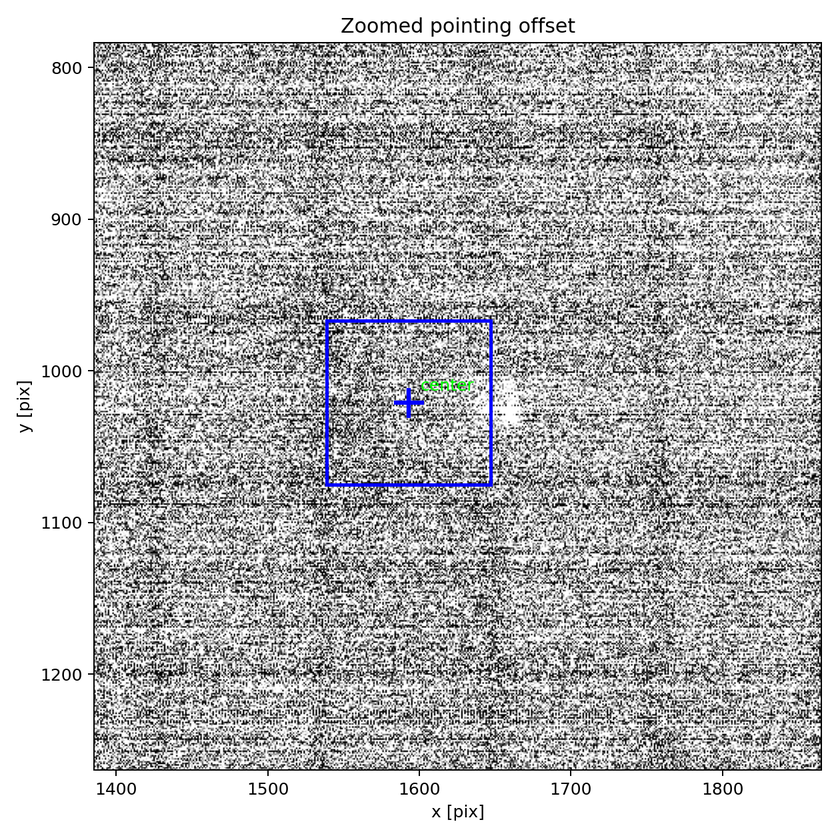
#> input picture UtahPhotos (Git)/Calibrations/06-09-21_38_10calibration_square.png, 840 x 840 px, shrunk from 1260 x 1260 before the run, found by its file name; its folder holds only this picture in this run
$ python stretch.py
#> lines starting #> are read from the running program, lines starting #| are printed output that depends on the picture
"""
import numpy as np
import matplotlib.pyplot as plt
from PIL import Image
from skimage import exposure


img = np.array(Image.open("05-25-21_30_43calibration_square.png").convert('L'))

img_step1 = (img - img.min()) / (img.max() - img.min())
img_step1 = (img_step1 * 255).astype(np.uint8)

p_low, p_high = np.percentile(img, (30, 60))
img_step2 = np.clip((img_step1 - p_low) / (p_high - p_low), 0, 1)
img_step2 = (img_step2 * 255).astype(np.uint8)


#plt.imshow(img_step2, cmap='gray')
#plt.title("Percentile stretch")
plt.colorbar()
#plt.savefig("StretchedStep2.png")

#img_step3 = exposure.equalize_hist(img_step2)
img_step3 = exposure.equalize_adapthist(img_step2, clip_limit=0.03)


plt.imshow(img_step3, cmap='gray')
plt.title("Percentile stretch")
plt.savefig("StretchedStep3.png")
"""

import numpy as np
import matplotlib.pyplot as plt
from PIL import Image
from skimage import exposure
import os

input_dir = "Calibrations"
output_dir = "StretchedCalibrations"

"""
# Loop through files
for filename in os.listdir(input_dir):
    if filename.lower().endswith(".png"):
        print(f"Processing {filename}...")

        input_path = os.path.join(input_dir, filename)
        output_path = os.path.join(
            output_dir,
            os.path.splitext(filename)[0] + "_stretched.png"
        )

        # Load image as grayscale
        img = np.array(Image.open(input_path).convert('L'))

        # Step 1: Rescale to full range
        if img.max() == img.min():
            continue  # avoid divide-by-zero

        img_step1 = (img - img.min()) / (img.max() - img.min())
        img_step1 = (img_step1 * 255).astype(np.uint8)

        # Step 2: Percentile stretch
        p_low, p_high = np.percentile(img, (30, 60))
        if p_high == p_low:
            continue  # avoid divide-by-zero

        img_step2 = np.clip((img_step1 - p_low) / (p_high - p_low), 0, 1)
        img_step2 = (img_step2 * 255).astype(np.uint8)

        # Step 3: Adaptive histogram equalization
        img_step3 = exposure.equalize_adapthist(img_step2, clip_limit=0.03)

        # Save result (clean image, no axes)
        Image.fromarray((img_step3 * 255).astype(np.uint8)).save(output_path)
"""

for filename in os.listdir(input_dir):
    if filename.lower().endswith(".png"):
        print(f"Processing {filename}...")

        input_path = os.path.join(input_dir, filename)
        output_path = os.path.join(
            output_dir,
            os.path.splitext(filename)[0] + "_stretched.png"
        )

        # Load RGB image
        img = np.array(Image.open(input_path).convert('RGB'))

        # Convert to float [0,1]
        img = img / 255.0

        # Convert to HSV (Value = brightness)
        import matplotlib.colors as mcolors
        hsv = mcolors.rgb_to_hsv(img)
#> hsv: shape (840, 840, 3) float64; mean of channels 0, 1, 2 0.00485, 0.0045, 0.727

        v = hsv[:, :, 2]

        # --- Apply your pipeline to brightness channel ---
        if v.max() == v.min():
            continue

        v1 = (v - v.min()) / (v.max() - v.min())

        p_low, p_high = np.percentile(v1, (30, 60))
#> p_low = 0.588; p_high = 0.929
        if p_high == p_low:
            continue

        v2 = np.clip((v1 - p_low) / (p_high - p_low), 0, 1)
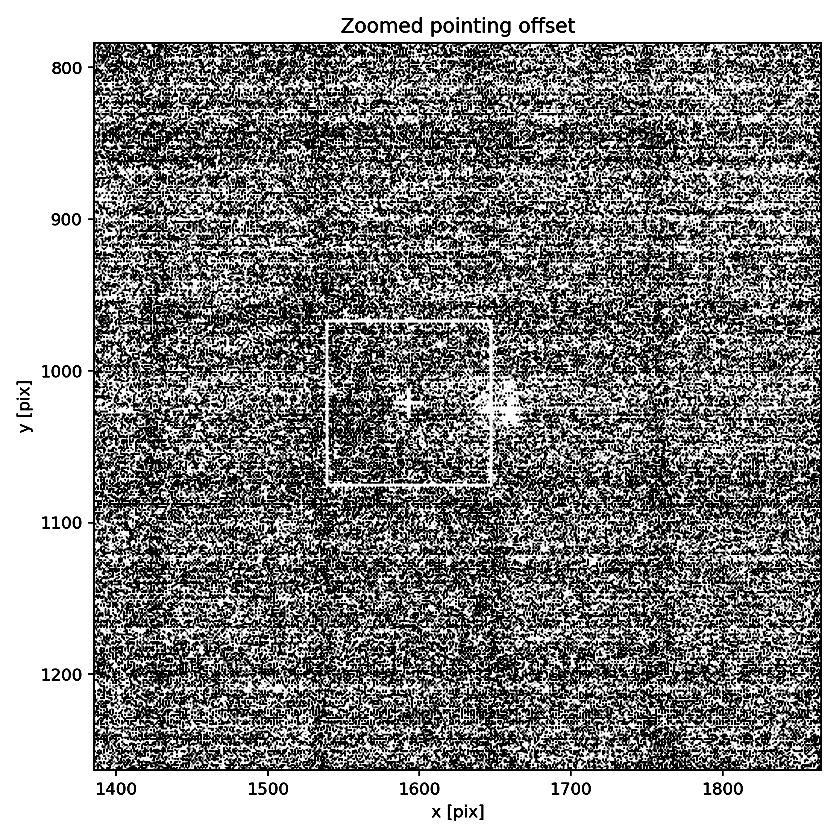
#> v2: shape (840, 840) float64; min 0, max 1, mean 0.56

        v3 = exposure.equalize_adapthist(v2, clip_limit=0.03)

        # Put processed brightness back
        hsv[:, :, 2] = v3
#> hsv: shape (840, 840, 3) float64; mean of channels 0, 1, 2 0.00485, 0.0045, 0.549

        # Convert back to RGB
        rgb_out = mcolors.hsv_to_rgb(hsv)

        # Save
        Image.fromarray((rgb_out * 255).astype(np.uint8)).save(output_path)
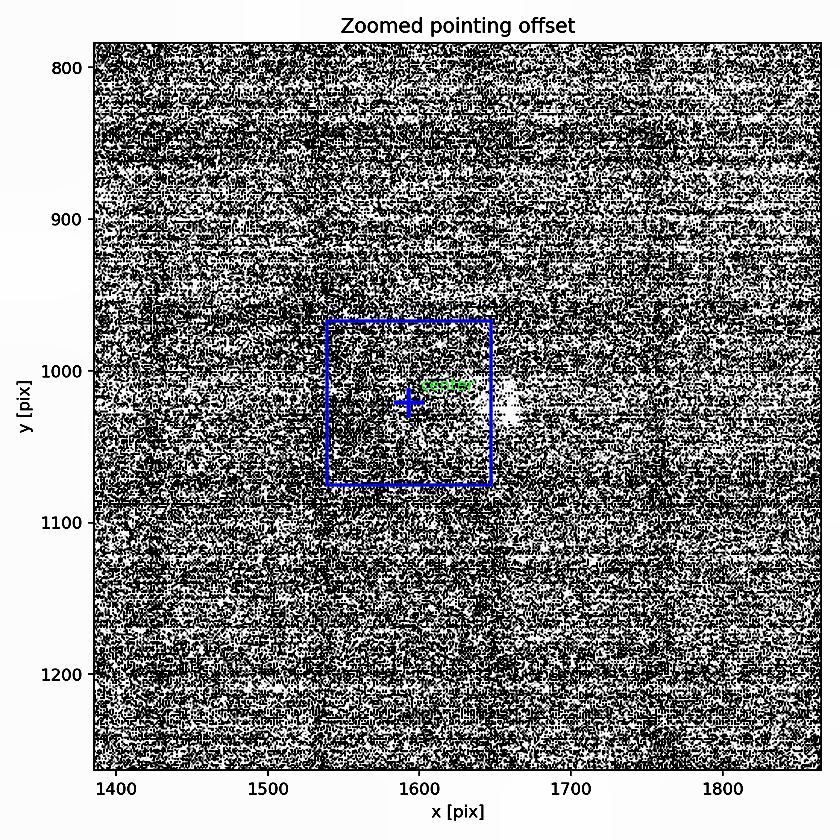
#> saved as 06-09-21_38_10calibration_square_stretched.png: PIL image 840x840 RGB; mean R, G, B 138.7, 138.7, 139.5

print("Done!")
